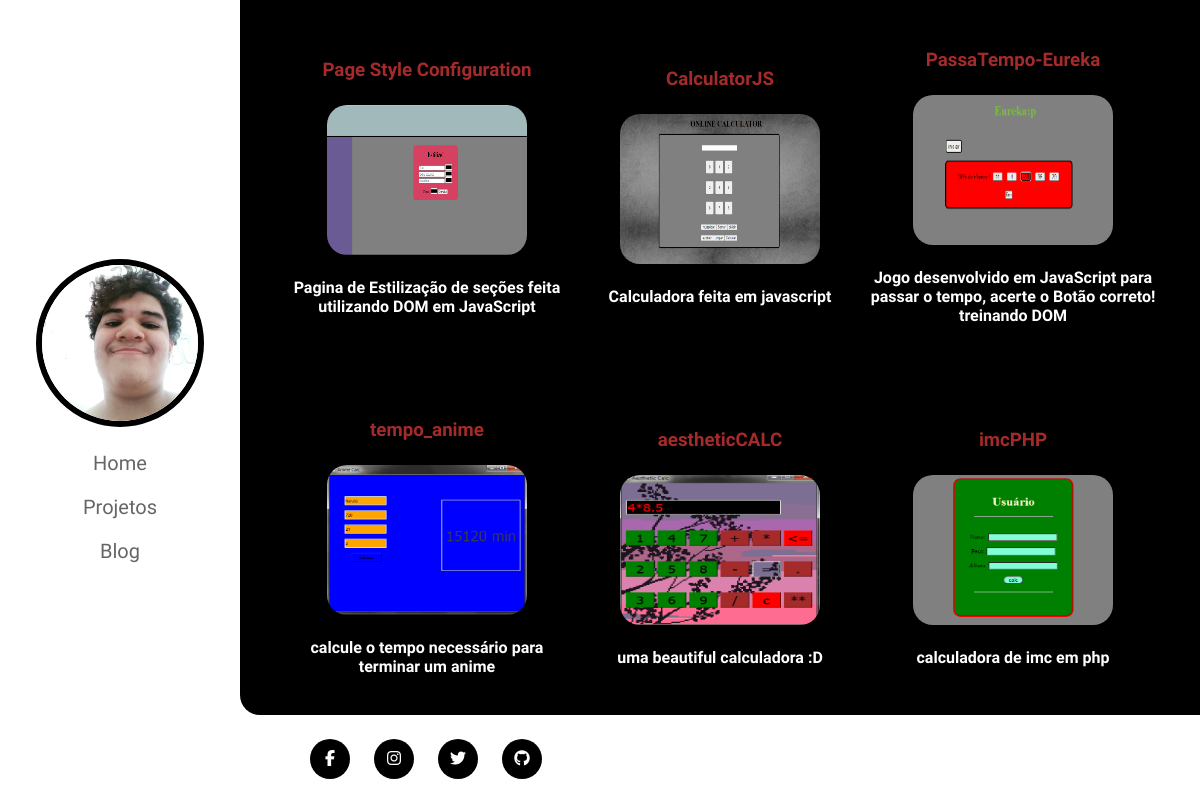
Page /projetos/ on the earlier database version.
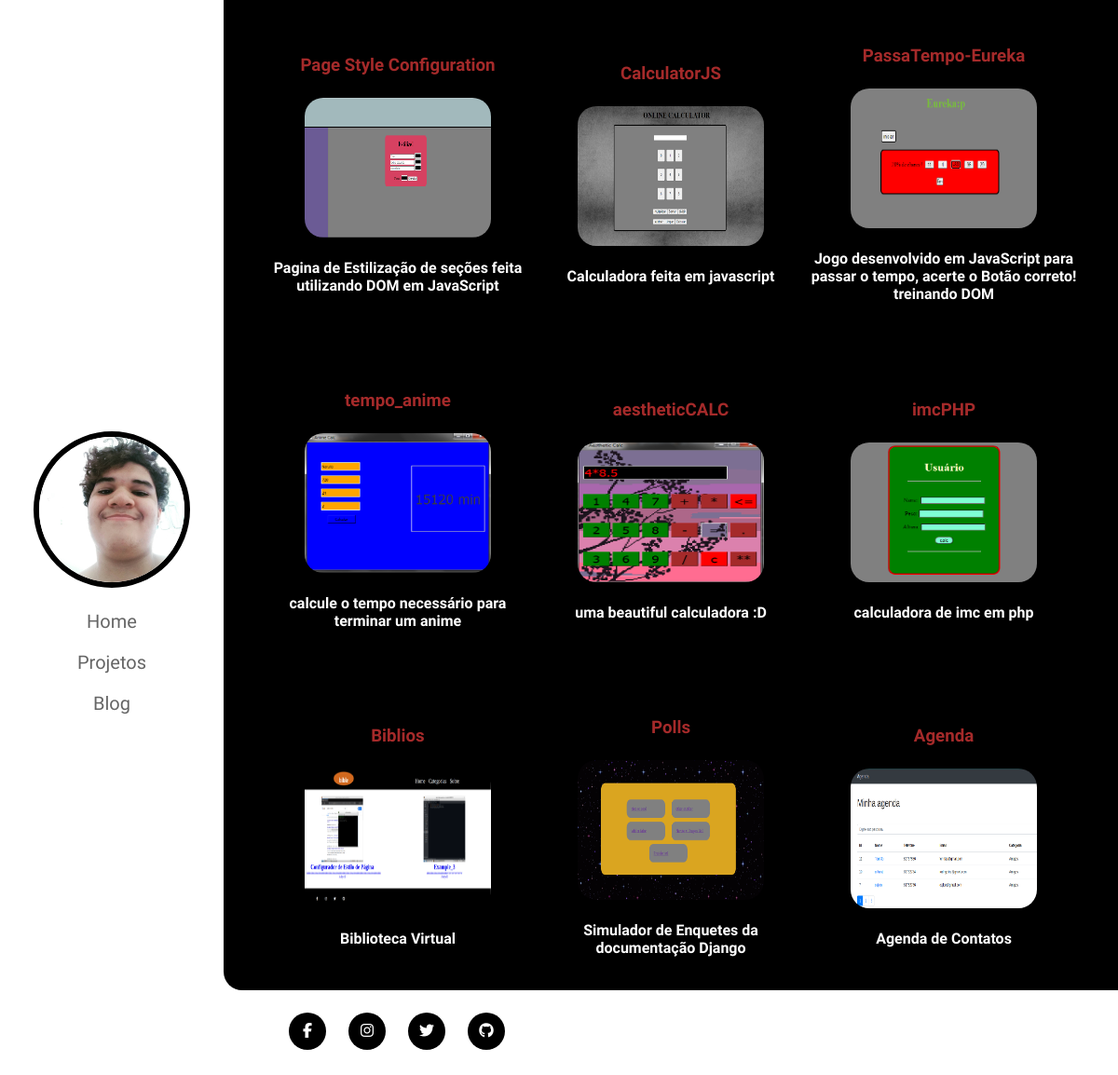
Same page on the later database version.
### home/models.py (models this page shows, shortened)
class Projeto(models.Model):
    titulo = models.CharField(max_length=255)
    descricao = models.TextField()
    link = models.CharField(max_length=255)
    image = models.ImageField(upload_to='media', blank=True, default='white_image.jpg')

### home/views.py (the view)
# urls.py: path('projetos/', views.projetos, name='projetos'),
def projetos(request):
    return render(request, 'home/projetos.html', {'projetos': get_list_or_404(Projeto)})

### home/templates/home/projetos.html
{% extends 'base.html'%}
{% load static %}
{%block link%}
    <link rel="stylesheet" type="text/css" href="{% static 'projetos.css' %}">
{%endblock%}
{% block content %}
<div id="projetos">
{%for projeto in projetos%}
	<li>
		<h3>{{projeto.titulo}}</h3><br>
		<a href="{{projeto.link}}"><img src="{{projeto.image.url}}" width="200px" height="150px"></a><br><br>
		<h4>{{projeto.descricao}}</h4>
	</li>
{%endfor%}
</div>
{% endblock content%}

### templates/base.html (shortened to what this page needs)
<!DOCTYPE html>
{% load static %}
<html>
<head>
	<link rel="stylesheet" type="text/css" href="{% static 'base.css' %}">
    {%block link%}
    {%endblock%}
</head>
<body>
	<div id="parent">
		<div class="sidebar">
			<div class="sidebar-pos">
				<div id="img-sidebar">
					<img src="/media/media/foto.jpg" id="profile-pic">
				</div>
				<div class="menu">
					<a href="{% url 'index' %}" class="link">Home</a>
					<a href="{% url 'projetos' %}" class="link">Projetos</a>
                    <a href="{% url 'blog' %}" class="link">Blog</a>
				</div>
			</div>
		</div>
		<div class="content">
			<section class="desc">
			{% block content %}
            {% endblock %}
			</section>
		</div>
		<div id="icons-social">
				<a href="https://www.facebook.com/paulo.adryell.1" class="linkIcon"><i class="fab fa-facebook-f"></i></a>
				<a href="https://www.instagram.com/_adryell.py/" class="linkIcon"><i class="fab fa-instagram"></i></a>
				<a href="https://twitter.com/P_Adryell" class="linkIcon"><i class="fab fa-twitter"></i></a>
				<a href="https://github.com/adryells" class="linkIcon"><i class="fab fa-github"></i></a>
			</div>
	</div>
</body>
</html>

### templates/static/base.css (style rules this page uses)
* { margin: 0; padding: 0; box-sizing: border-box; font-family: 'Piazzolla', serif; }
html, body { height: 100%; }
#parent { display: flex; }
.sidebar { width: 20%; height: 100%; position: fixed; background-color: white; }
.sidebar-pos { position: absolute; top: 50%; transform: translateY(-50%); }
#img-sidebar { text-align: center; }
#img-sidebar img { width: 70%; border: 6px solid black; border-radius: 50%; }
.menu { margin: 20px 0; text-align: center; }
.menu a { color: black; font-size: 20px; text-decoration: none; display: block; margin-bottom: 20px; opacity: 0.6; transition-property: all; transition-duration: 1s; transition-timing-function: ease; }
.content { position: fixed; left: 20%; width: 80%; height: 85%; background-color: black; overflow-y: auto; padding: 0 3%; border-radius: 0 0 0 20px; }
#icons-social { position: fixed; left: 20%; top:85%; height: 20%; padding: 2% 5%; }
#icons-social a { color: white; text-decoration: none; background-color: black; border-radius: 20px; width: 40px; height: 40px; display: inline-block; margin:0 10px; text-align: center; }
#icons-social i { line-height: 39px; }

### templates/static/projetos.css (style rules this page uses)
#projetos { display: flex; text-align: center; color: white; list-style: none; flex-wrap: wrap; flex-direction: row; justify-content: center; align-items: center; width: 100%; }
#projetos li { flex-basis: 33%; padding: 5% 0; }
#projetos li h3 { color: brown; padding: 5px; }
#projetos li img { border-radius: 20px; }

Differences in the rows shown:
added Projeto: titulo "Biblios", image (picture), descricao "Biblioteca Virtual"
added Projeto: titulo "Polls", image (picture), descricao "Simulador de Enquetes da documentação Django"
added Projeto: titulo "Agenda", image (picture), descricao "Agenda de Contatos"
